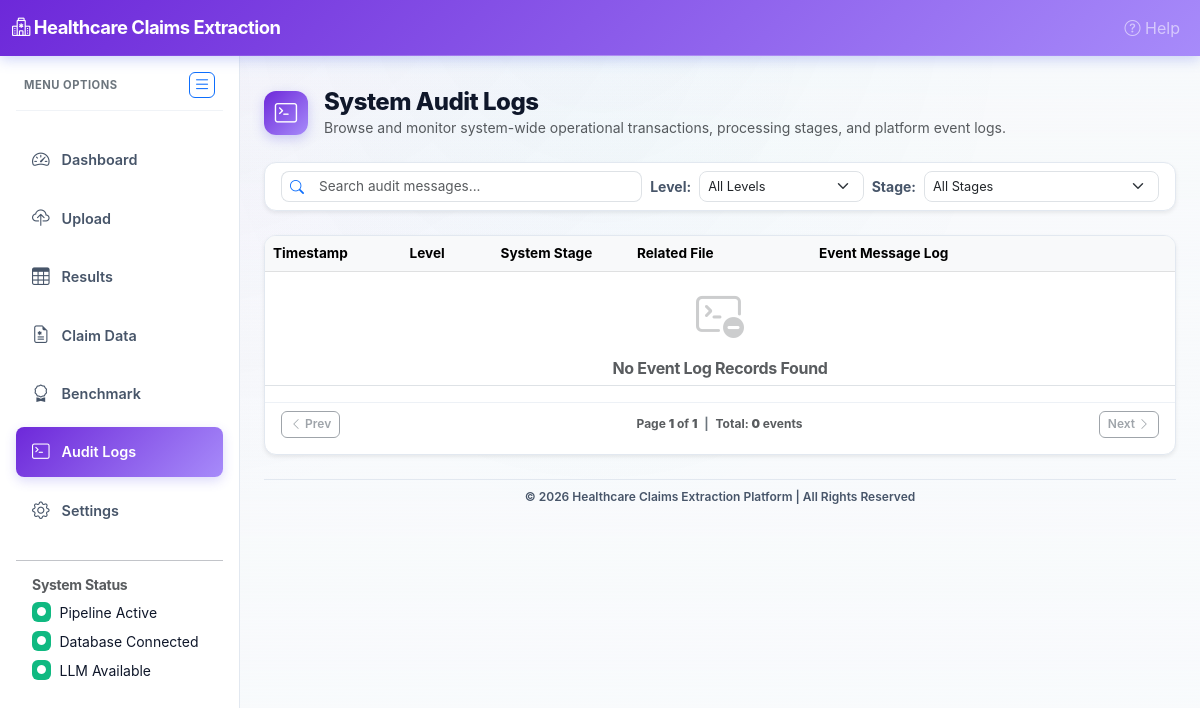
The page /audit-logs on the database as committed earlier.
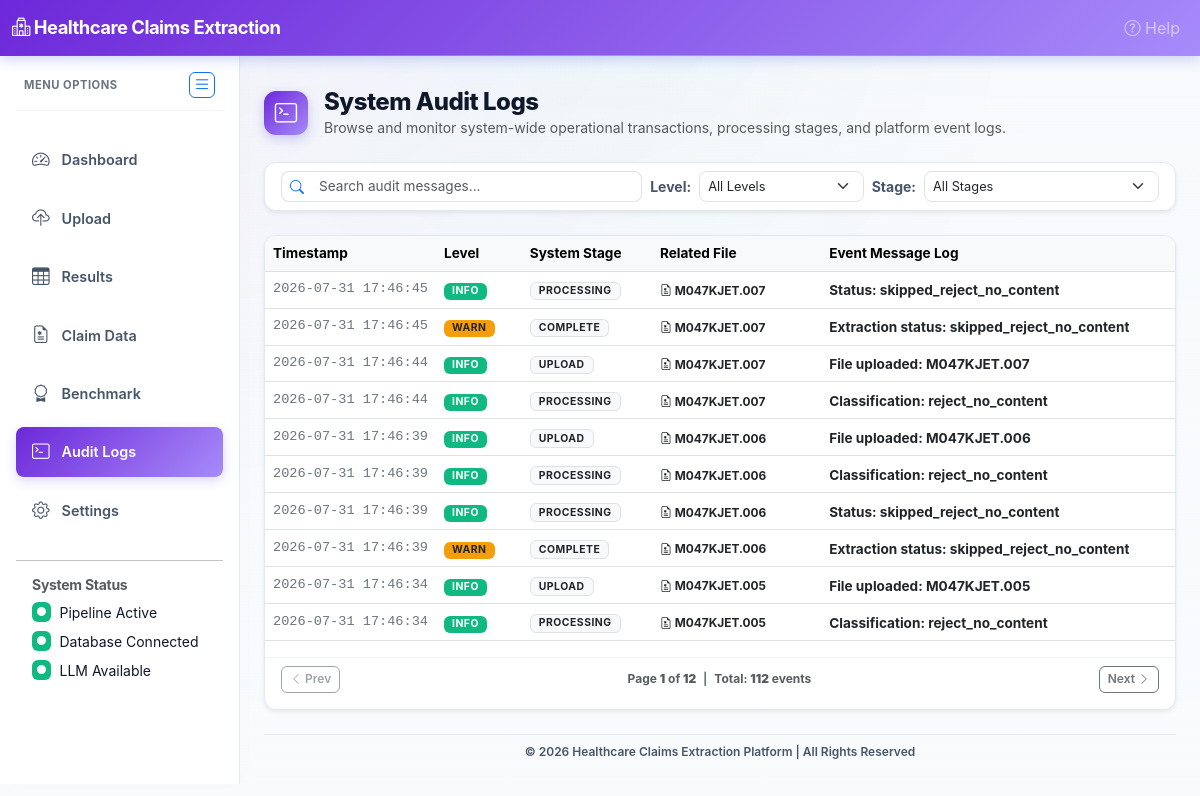
The same page on the database as committed later.
### tables this page shows
CREATE TABLE logs (
    id INTEGER PRIMARY KEY AUTOINCREMENT,
    extraction_id INTEGER,
    timestamp TIMESTAMP DEFAULT CURRENT_TIMESTAMP,
    level TEXT,  -- INFO, WARNING, ERROR
    stage TEXT,  -- preprocessing, classification, extraction, validation
    message TEXT,
    FOREIGN KEY (extraction_id) REFERENCES extractions(id)
);

CREATE TABLE extractions (
    id INTEGER PRIMARY KEY AUTOINCREMENT,
    filename TEXT NOT NULL,
    upload_date TIMESTAMP DEFAULT CURRENT_TIMESTAMP,
    form_type TEXT,  -- tier_a, tier_b, tier_c, tier_d, unknown
    status TEXT,  -- ok, failed, skipped
    mean_confidence REAL,
    cost REAL,
    processing_time REAL,  -- seconds
    llm_provider TEXT,
    result_json TEXT,  -- full JSON result
    image_path TEXT
);

### webapp/app.py (the view)
@app.route('/audit-logs')
def audit_logs_page():
    logs = db.get_overall_application_logs(limit=200)
    return render_template('audit_logs.html', logs=logs)

### src/database/db_manager.py (called while the page is built)
    def get_overall_application_logs(self, limit: int = 200) -> List[Dict[str, Any]]:
        with sqlite3.connect(self.db_path) as conn:
            conn.row_factory = sqlite3.Row
            cursor = conn.cursor()
            cursor.execute("""
                SELECT l.*, e.filename
                FROM logs l
                LEFT JOIN extractions e ON l.extraction_id = e.id
                ORDER BY l.timestamp DESC
                LIMIT ?
            """, (limit,))
            rows = cursor.fetchall()
            return [dict(row) for row in rows]

### webapp/app.py (called while the page is built)
@app.after_request
def add_no_cache_headers(response):
    response.headers['Cache-Control'] = 'no-store, no-cache, must-revalidate, post-check=0, pre-check=0, max-age=0'
    response.headers['Pragma'] = 'no-cache'
    response.headers['Expires'] = '-1'
    return response

### webapp/templates/audit_logs.html (shortened to what the changed rows need)
{% extends "base.html" %}
{% block content %}
<div class="card shadow-sm col-12" style="border-radius: 12px; overflow: hidden; margin-bottom: 1.5rem; border: 1px solid var(--border-color) !important;">
    <div class="card-body p-0">
        <div class="table-responsive">
            <table class="table table-hover mb-0 align-middle" id="logsTable" style="font-size: 0.85rem;">
                <thead class="table-light">
                    <tr>
                        <th class="py-2 px-3" style="width: 15%;">Timestamp</th>
                        <th class="py-2 px-2" style="width: 10%;">Level</th>
                        <th class="py-2 px-2" style="width: 15%;">System Stage</th>
                        <th class="py-2 px-2" style="width: 20%;">Related File</th>
                        <th class="py-2 px-3" style="width: 40%;">Event Message Log</th>
                    </tr>
                </thead>
                <tbody>
                    {% if logs %}
                        {% for log in logs %}
                        <tr class="log-row" data-level="{{ log.level|lower }}" data-stage="{{ log.stage|lower }}">
                            <td class="py-2 px-3 font-monospace text-secondary text-nowrap" style="font-family: monospace; white-space: nowrap;">{{ log.timestamp }}</td>
                            <td class="py-2 px-2">
                                {% if log.level == 'INFO' %}
                                    <span class="badge bg-success" style="font-size: 0.65rem; padding: 0.2rem 0.5rem; font-weight: 700;">INFO</span>
                                {% elif log.level == 'WARNING' %}
                                    <span class="badge bg-warning text-dark" style="font-size: 0.65rem; padding: 0.2rem 0.5rem; font-weight: 700;">WARN</span>
                                {% else %}
                                    <span class="badge bg-danger" style="font-size: 0.65rem; padding: 0.2rem 0.5rem; font-weight: 700;">ERROR</span>
                                {% endif %}
                            </td>
                            <td class="py-2 px-2">
                                <span class="badge bg-light text-dark border" style="font-size: 0.65rem; padding: 0.2rem 0.5rem; font-weight: 700; text-transform: uppercase;">
                                    {{ log.stage }}
                                </span>
                            </td>
                            <td class="py-2 px-2">
                                {% if log.filename %}
                                    <strong class="text-dark small truncate-filename" title="{{ log.filename }}"><i class="bi bi-file-earmark-medical"></i> {{ log.filename }}</strong>
                                {% else %}
                                    <small class="text-muted font-monospace" style="font-family: monospace;">SYSTEM</small>
                                {% endif %}
                            </td>
                            <td class="py-2 px-3 text-dark fw-bold message-cell" style="word-break: break-all;"><span class="truncate-message" title="{{ log.message }}">{{ log.message }}</span></td>
                        </tr>
                        {% endfor %}
                    {% else %}
                        <tr>
                            <td colspan="5" class="text-center py-5 text-muted">
                                <i class="bi bi-terminal-dash" style="font-size: 3rem; opacity: 0.3;"></i>
                                <h6 class="mt-2 mb-0 fw-bold">No Event Log Records Found</h6>
                            </td>
                        </tr>
                    {% endif %}
                </tbody>
            </table>
        </div>
        <div class="d-flex justify-content-between align-items-center mt-3 pt-2 border-top px-3 pb-3" id="logsPaginationControls" style="border-color: rgba(226,232,240,0.6) !important;">
            <button type="button" class="btn btn-xs btn-outline-secondary" id="logsPrevBtn" disabled style="padding: 0.2rem 0.5rem; font-size: 0.75rem; border-radius: 6px; font-weight: 600;">
                <i class="bi bi-chevron-left"></i> Prev
            </button>
            <small class="text-muted" id="logsPageIndicator" style="font-size: 0.75rem; font-weight: 700;">Page 1 of 1</small>
            <button type="button" class="btn btn-xs btn-outline-secondary" id="logsNextBtn" disabled style="padding: 0.2rem 0.5rem; font-size: 0.75rem; border-radius: 6px; font-weight: 600;">
                Next <i class="bi bi-chevron-right"></i>
            </button>
        </div>
    </div>
</div>
{% endblock %}

Rows that differ between the two databases and show on the page:
added logs: timestamp "2026-07-31 17:46:45", level "INFO", stage "PROCESSING", filename "M047KJET.007", message "Status: skipped_reject_no_content"
added logs: timestamp "2026-07-31 17:46:45", level "WARN", stage "COMPLETE", filename "M047KJET.007", message "Extraction status: skipped_reject_no_content"
added logs: timestamp "2026-07-31 17:46:44", level "INFO", stage "UPLOAD", filename "M047KJET.007", message "File uploaded: M047KJET.007"
added logs: timestamp "2026-07-31 17:46:44", level "INFO", stage "PROCESSING", filename "M047KJET.007", message "Classification: reject_no_content"
added logs: timestamp "2026-07-31 17:46:39", level "INFO", stage "UPLOAD", filename "M047KJET.006", message "File uploaded: M047KJET.006"
added logs: timestamp "2026-07-31 17:46:39", level "INFO", stage "PROCESSING", filename "M047KJET.006", message "Classification: reject_no_content"
added logs: timestamp "2026-07-31 17:46:39", level "INFO", stage "PROCESSING", filename "M047KJET.006", message "Status: skipped_reject_no_content"
added logs: timestamp "2026-07-31 17:46:39", level "WARN", stage "COMPLETE", filename "M047KJET.006", message "Extraction status: skipped_reject_no_content"
added logs: timestamp "2026-07-31 17:46:34", level "INFO", stage "UPLOAD", filename "M047KJET.005", message "File uploaded: M047KJET.005"
added logs: timestamp "2026-07-31 17:46:34", level "INFO", stage "PROCESSING", filename "M047KJET.005", message "Classification: reject_no_content"
Other text that changed with them:
text written by a page script: "Page 1 of 1 | Total: 0 events" → "Page 1 of 12 | Total: 112 events"
text no longer shown: "No Event Log Records Found"
